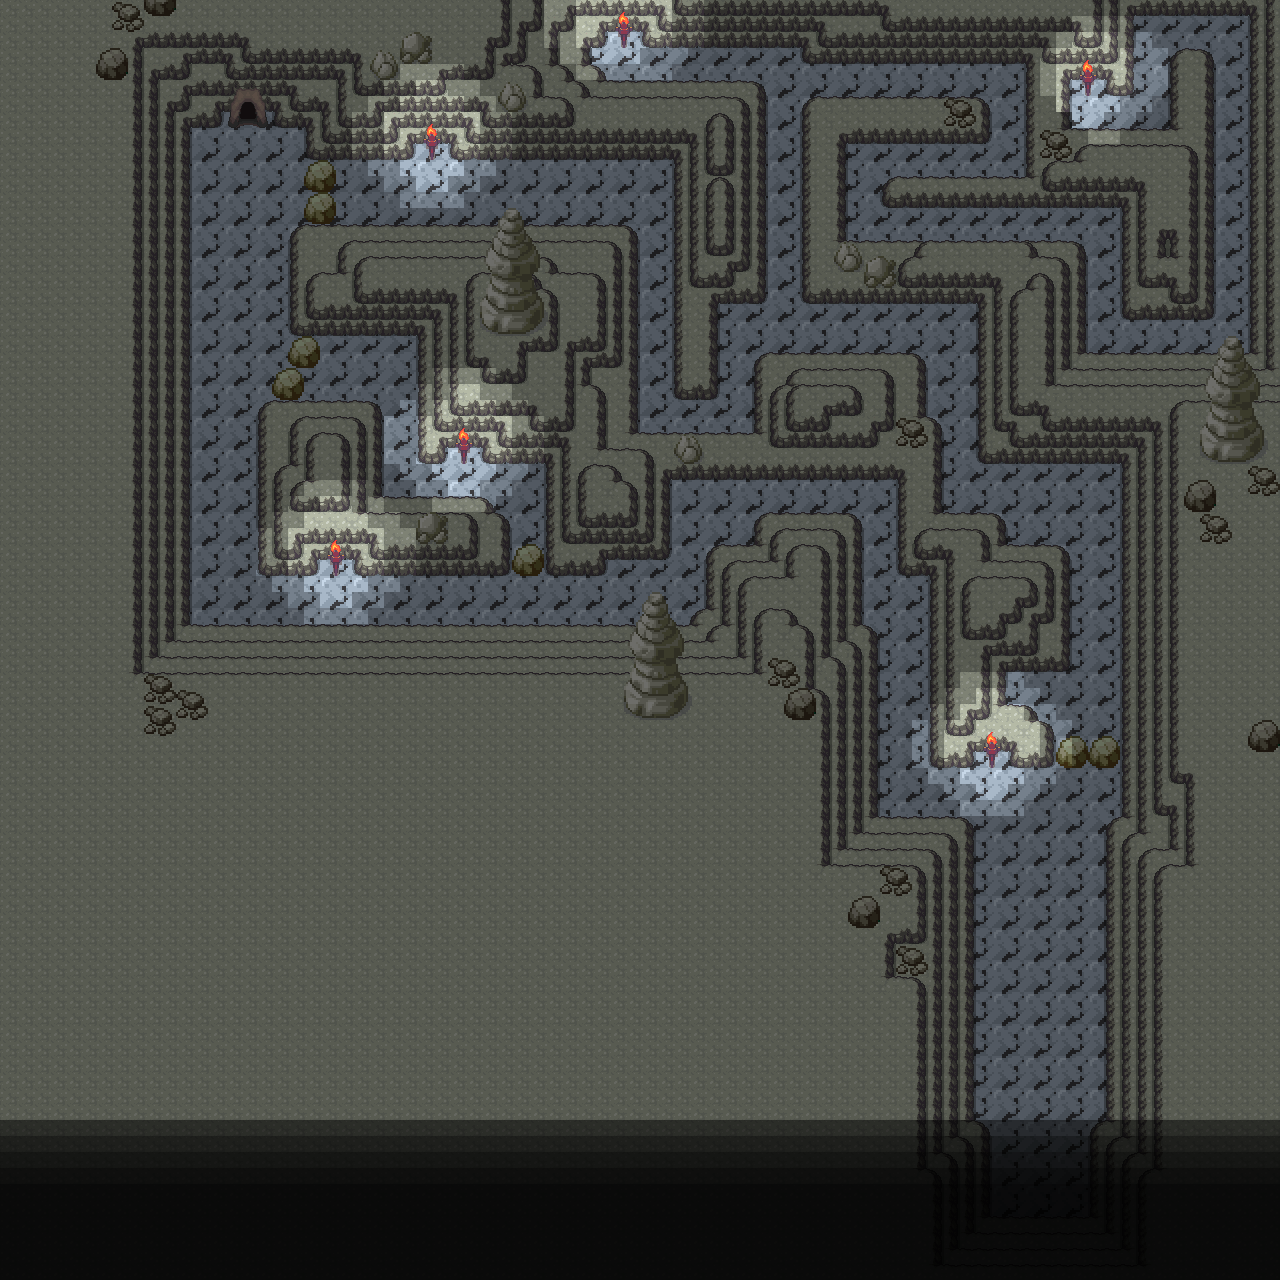

Rendered tile map (Tiled .tmx) drawn with the repository's tilesets; below, a short description and the map source with its tile grids summarised:
An orthogonal 80x80 tile map with 16x16 px tiles, 27 tile layers (sol, bloqueur, layer_vide_important3, layer_vide_important4, ...), 5 tilesets and 82 objects (vers_ville3, vers_route3, depuis_ville3, depuis_route3).

<map version="1.10" tiledversion="1.10.2" class="  " orientation="orthogonal" renderorder="right-down" width="80" height="80" tilewidth="16" tileheight="16" infinite="0" nextlayerid="35" nextobjectid="91">
 <tileset firstgid="1" source="tileset/literally_everything.tsx" />
 <tileset firstgid="4257" source="tileset/trees+houses_GOOD.tsx" />
 <tileset firstgid="25257" source="tileset/all_kinds_of_caves2.tsx" />
 <tileset firstgid="27049" source="tileset/animated_torch.tsx" />
 <tileset firstgid="27121" source="tileset/dark_for_caves.tsx" />
 <layer id="7" name="sol" width="80" height="80">
  <data>[6400 cells, 6400 non-empty, 4 distinct tile ids]</data>
 </layer>
 <layer id="8" name="bloqueur" width="80" height="80">
  <data>[6400 cells, 28 non-empty, 4 distinct tile ids]</data>
 </layer>
 <layer id="24" name="layer_vide_important3" width="80" height="80">
  <data>[6400 cells, 0 non-empty, 0 distinct tile ids]</data>
 </layer>
 <layer id="25" name="layer_vide_important4" width="80" height="80">
  <data>[6400 cells, 0 non-empty, 0 distinct tile ids]</data>
 </layer>
 <layer id="27" name="layer_vide_important5" width="80" height="80">
  <data>[6400 cells, 0 non-empty, 0 distinct tile ids]</data>
 </layer>
 <layer id="28" name="layer_vide_important6" width="80" height="80">
  <data>[6400 cells, 0 non-empty, 0 distinct tile ids]</data>
 </layer>
 <layer id="29" name="layer_vide_important7" width="80" height="80">
  <data>[6400 cells, 0 non-empty, 0 distinct tile ids]</data>
 </layer>
 <layer id="30" name="layer_vide_important8" width="80" height="80">
  <data>[6400 cells, 0 non-empty, 0 distinct tile ids]</data>
 </layer>
 <layer id="31" name="layer_vide_important9" width="80" height="80">
  <data>[6400 cells, 0 non-empty, 0 distinct tile ids]</data>
 </layer>
 <layer id="32" name="layer_vide_important10" width="80" height="80">
  <data>[6400 cells, 0 non-empty, 0 distinct tile ids]</data>
 </layer>
 <layer id="33" name="layer_vide_important11" width="80" height="80">
  <data>[6400 cells, 0 non-empty, 0 distinct tile ids]</data>
 </layer>
 <layer id="34" name="layer_vide_important12" width="80" height="80">
  <data>[6400 cells, 0 non-empty, 0 distinct tile ids]</data>
 </layer>
 <layer id="3" name="terrain0" width="80" height="80">
  <data>[6400 cells, 5196 non-empty, 13 distinct tile ids]</data>
 </layer>
 <layer id="4" name="terrain1" width="80" height="80">
  <data>[6400 cells, 4317 non-empty, 13 distinct tile ids]</data>
 </layer>
 <layer id="5" name="terrain2" width="80" height="80">
  <data>[6400 cells, 3615 non-empty, 13 distinct tile ids]</data>
 </layer>
 <layer id="6" name="terrain3" width="80" height="80">
  <data>[6400 cells, 3097 non-empty, 22 distinct tile ids]</data>
 </layer>
 <layer id="12" name="decorations" width="80" height="80">
  <data>[6400 cells, 221 non-empty, 56 distinct tile ids]</data>
 </layer>
 <layer id="9" name="torches" width="80" height="80">
  <data>[6400 cells, 36 non-empty, 6 distinct tile ids]</data>
 </layer>
 <layer id="10" name="sombreur0" width="80" height="80">
  <data>[6400 cells, 6226 non-empty, 1 distinct tile ids]</data>
 </layer>
 <layer id="11" name="sombreur1" width="80" height="80">
  <data>[6400 cells, 6055 non-empty, 1 distinct tile ids]</data>
 </layer>
 <layer id="17" name="sombreur2" width="80" height="80">
  <data>[6400 cells, 800 non-empty, 1 distinct tile ids]</data>
 </layer>
 <layer id="18" name="sombreur3" width="80" height="80">
  <data>[6400 cells, 800 non-empty, 1 distinct tile ids]</data>
 </layer>
 <layer id="19" name="sombreur4" width="80" height="80">
  <data>[6400 cells, 720 non-empty, 1 distinct tile ids]</data>
 </layer>
 <layer id="20" name="sombreur5" width="80" height="80">
  <data>[6400 cells, 640 non-empty, 1 distinct tile ids]</data>
 </layer>
 <layer id="21" name="sombreur6" width="80" height="80">
  <data>[6400 cells, 560 non-empty, 1 distinct tile ids]</data>
 </layer>
 <layer id="23" name="sombreur7" width="80" height="80">
  <data>[6400 cells, 480 non-empty, 1 distinct tile ids]</data>
 </layer>
 <layer id="22" name="noir" width="80" height="80">
  <data>[6400 cells, 0 non-empty, 0 distinct tile ids]</data>
 </layer>
 <objectgroup id="13" name="collisions">
  <object id="2" x="0" y="0" width="190.25" height="1280" />
  <object id="5" x="190.333" y="631" width="687.667" height="649" />
  <object id="6" x="878" y="823.333" width="96.7273" height="456.667" />
  <object id="7" x="976" y="1217.77" width="128" height="62.2273" />
  <object id="8" x="1106.33" y="823.667" width="173.667" height="456.333" />
  <object id="9" x="1121.33" y="360" width="158.667" height="463" />
  <object id="10" x="978.273" y="360" width="144.061" height="104" />
  <object id="11" x="978.455" y="247.909" width="107.182" height="112.841" />
  <object id="12" x="802.25" y="248" width="176" height="56" />
  <object id="13" x="802" y="103.875" width="44.25" height="143.625" />
  <object id="14" x="846.25" y="103.875" width="143.875" height="40.125" />
  <object id="15" x="881.875" y="181" width="143.943" height="27" />
  <object id="16" x="1025.64" y="48" width="44.5455" height="160" />
  <object id="17" x="1070.55" y="134.545" width="143.818" height="73.4545" />
  <object id="18" x="1122.18" y="208" width="92" height="112" />
  <object id="19" x="1168" y="55.8182" width="46.1818" height="78.3636" />
  <object id="20" x="1249.82" y="0" width="30.1818" height="359.333" />
  <object id="21" x="1106.55" y="0" width="27.2727" height="96" />
  <object id="22" x="1133.64" y="0" width="116.114" height="16" />
  <object id="23" x="1070.73" y="0" width="35.6364" height="80" />
  <object id="24" x="800" y="0" width="270.364" height="48" />
  <object id="25" x="800" y="48" width="224" height="16" />
  <object id="26" x="642" y="0" width="158" height="48" />
  <object id="27" x="190.364" y="0" width="452" height="32" />
  <object id="28" x="190.727" y="32" width="415.273" height="16" />
  <object id="30" x="190.364" y="48" width="30.7273" height="80" />
  <object id="31" x="220.909" y="48" width="368.909" height="64" />
  <object id="32" x="274" y="112" width="492" height="16" />
  <object id="33" x="589.818" y="85.6364" width="176.182" height="26.3636" />
  <object id="34" x="589.955" y="72.75" width="16.0455" height="12.7727" />
  <object id="35" x="306.364" y="128" width="459.591" height="16" />
  <object id="36" x="306.5" y="144" width="107.5" height="16" />
  <object id="37" x="448" y="144" width="317.636" height="16" />
  <object id="38" x="674.182" y="160" width="91.4545" height="144" />
  <object id="39" x="674.182" y="304" width="44.1818" height="96" />
  <object id="40" x="290" y="231.75" width="347.75" height="104.25" />
  <object id="41" x="418" y="336" width="219.5" height="112" />
  <object id="42" x="418" y="448" width="28.25" height="16" />
  <object id="43" x="482" y="448" width="64.25" height="16" />
  <object id="44" x="546.25" y="448" width="124.25" height="112" />
  <object id="45" x="545.5" y="560" width="60.75" height="16" />
  <object id="46" x="637.25" y="438.25" width="33" height="9.75" />
  <object id="47" x="670.75" y="439" width="227.25" height="41" />
  <object id="48" x="753.5" y="361.5" width="173" height="77.25" />
  <object id="49" x="926.75" y="424.625" width="14" height="7.375" />
  <object id="50" x="898" y="432" width="44.3636" height="144" />
  <object id="51" x="942.625" y="519.75" width="63" height="56.25" />
  <object id="52" x="1005.75" y="551.75" width="64.125" height="24.25" />
  <object id="53" x="930.125" y="576.25" width="139.75" height="96" />
  </objectgroup>
 <objectgroup id="14" name="rochers_cassables">
  <!-- 7 objects omitted --></objectgroup>
 <objectgroup id="15" name="changements_de_map">
  <!-- 2 objects omitted --></objectgroup>
 <objectgroup id="16" name="points_de_spawn">
  <!-- 2 objects omitted --></objectgroup>
</map>
<!-- 33 of 82 objects omitted -->
